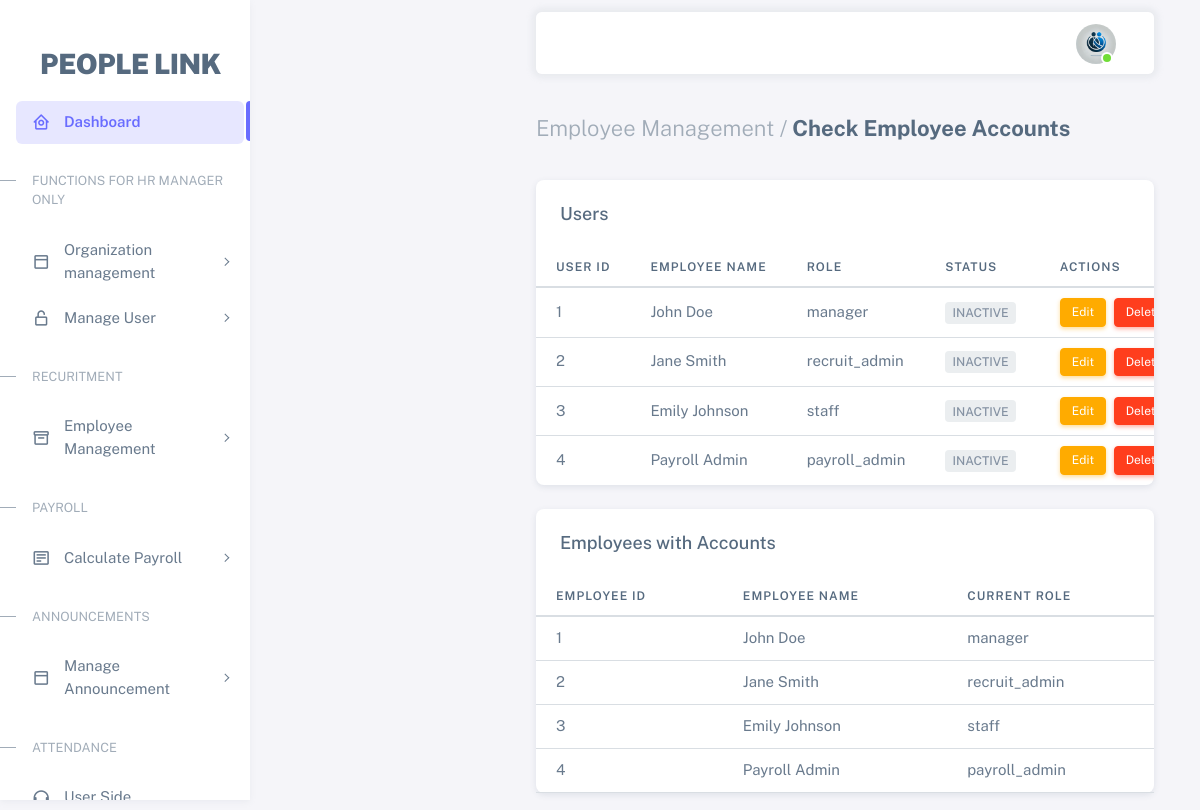
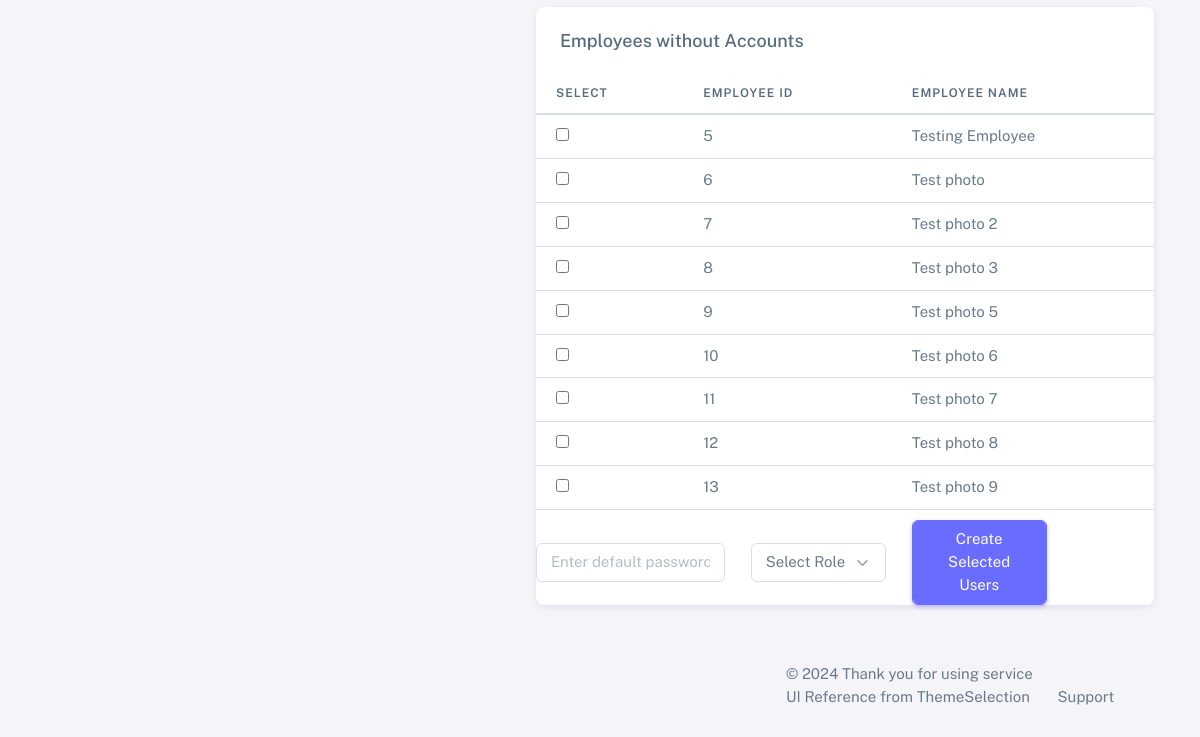
The app's page /check_employee_accounts, older data (2 pictures, top to bottom).
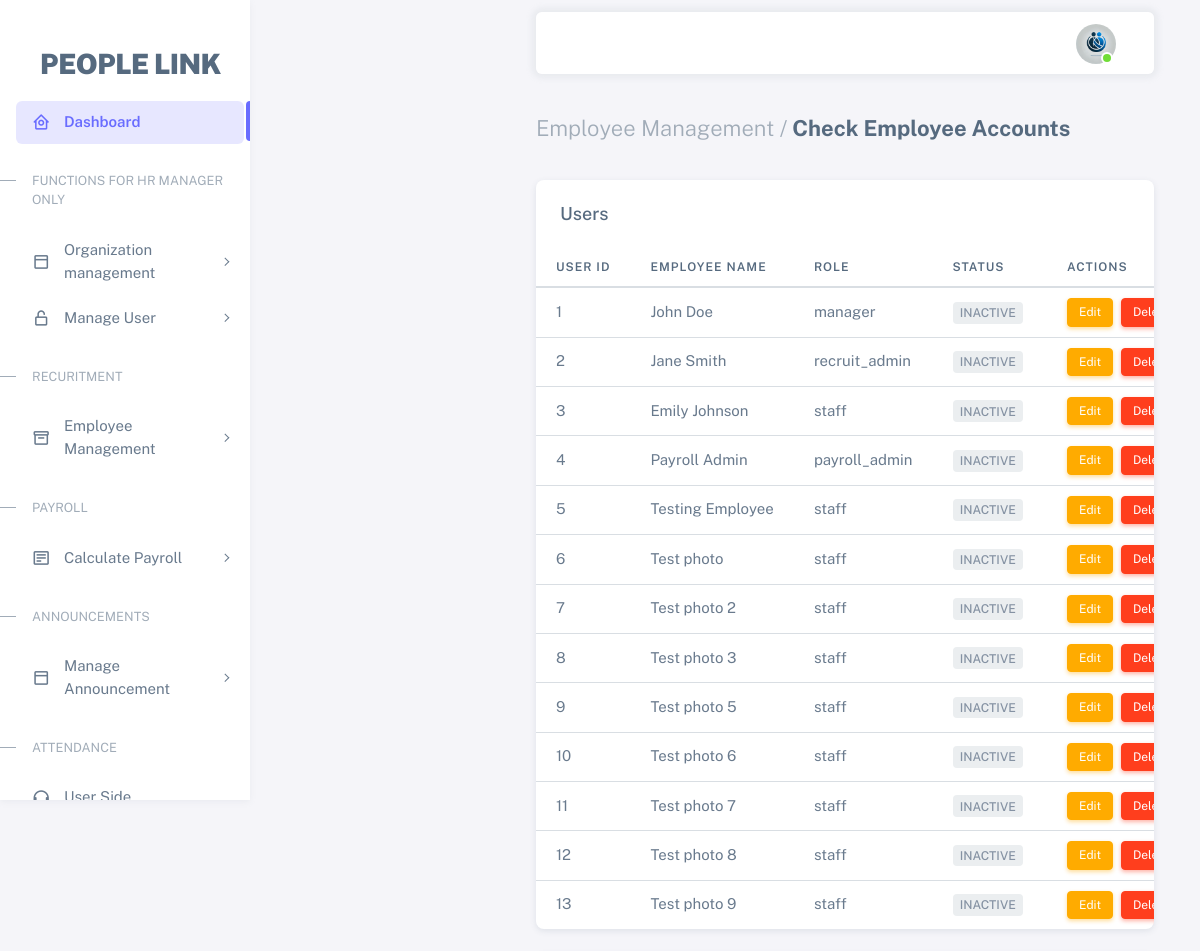
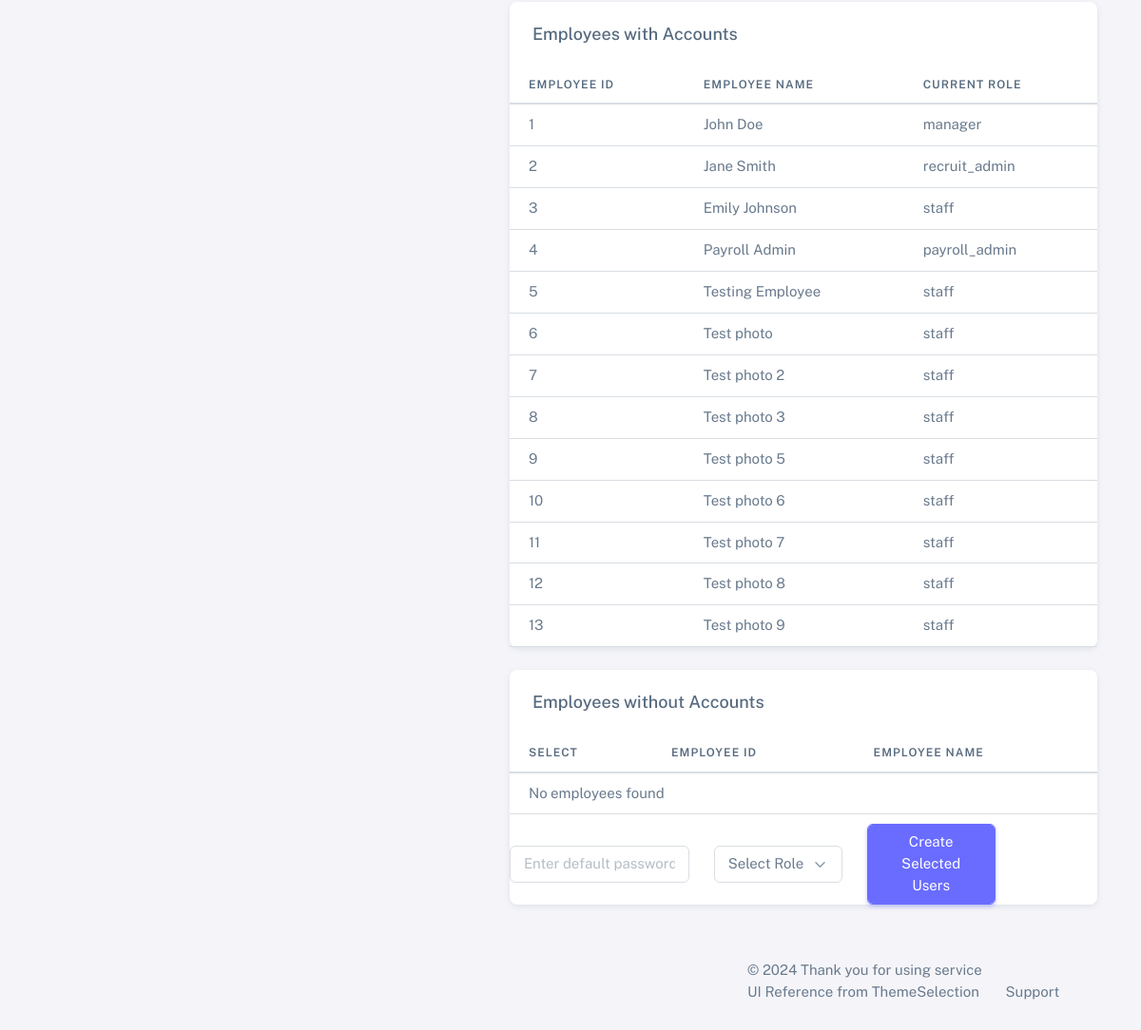
The same page, newer data (2 pictures, top to bottom).
### tables this page shows
CREATE TABLE users (
        user_id INTEGER PRIMARY KEY AUTOINCREMENT,
        emp_id INTEGER NOT NULL,
        password BLOB NOT NULL,  -- Hashed password
        role TEXT CHECK(role IN ('manager', 'recruit_admin', 'payroll_admin', 'staff')) NOT NULL,
        FOREIGN KEY (emp_id) REFERENCES employee (emp_id)
    );

CREATE TABLE employee (
    emp_id INTEGER PRIMARY KEY AUTOINCREMENT,
    emp_name TEXT NOT NULL,
    email TEXT NOT NULL UNIQUE,  -- Employee email
    phone_number TEXT NOT NULL,  -- Employee phone number
    photo BLOB,  -- Employee profile photo (can store as binary data)
    dept_id INTEGER NOT NULL,
    job_status TEXT NOT NULL,
    gender TEXT NOT NULL,
    termination_date DATE,
    employee_status TEXT NOT NULL,
    join_date DATE NOT NULL,
    pos_id INTEGER NOT NULL,
    is_dept_leader INTEGER DEFAULT 0, -- 0 = not leader, 1 = leader
    is_team_leader INTEGER DEFAULT 0, -- 0 = not team leader, 1 = team leader
    FOREIGN KEY (pos_id) REFERENCES position (pos_id),
    FOREIGN KEY (dept_id) REFERENCES department (dept_id)
);

### app.py (the view)
@app.route('/check_employee_accounts')
def check_employee_accounts():
    conn = get_db()
    cursor = conn.cursor()
    cursor.execute('''
    SELECT
        u.user_id,
        e.emp_name,
        u.role
    FROM
        users u
    JOIN
        employee e
    ON
        u.emp_id = e.emp_id
    ''')
    users_with_name = cursor.fetchall()
    current_emp_id = session.get('emp_id')
    cursor.execute('''
        SELECT e.emp_id, e.emp_name, u.role
        FROM employee e
        JOIN users u ON e.emp_id = u.emp_id
    ''')
    employees_with_accounts = cursor.fetchall()
    cursor.execute('''
        SELECT e.emp_id, e.emp_name
        FROM employee e
        LEFT JOIN users u ON e.emp_id = u.emp_id
        WHERE u.emp_id IS NULL
    ''')
    employees_without_accounts = cursor.fetchall()
    conn.close()
    return render_template('check_employee_accounts.html',
                           employees_with_accounts=employees_with_accounts,
                           employees_without_accounts=employees_without_accounts,
                           users_with_name=users_with_name, current_emp_id=current_emp_id
                           )

### app.py (called while the page is built)
def get_db():
    conn = sqlite3.connect('hrm.db')
    conn.row_factory = sqlite3.Row
    return conn

### templates/check_employee_accounts.html (shortened to what the changed rows need)
{% extends "base.html" %}
{% block content %}
<div class="container-xxl flex-grow-1 container-p-y">
        <div class="card mb-4">
            <div class="table-responsive text-nowrap">
                <table class="table">
                    <thead>
                        <tr>
                            <th>User ID</th>
                            <th>Employee Name</th>
                            <th>Role</th>
                            <th>Status</th>
                            <th>Actions</th>
                        </tr>
                    </thead>
                    <tbody class="table-border-bottom-0">
                        {% for user in users_with_name %}
                        <tr>
                            <td>{{ user[0] }}</td>
                            <td>{{ user[1] }}</td>
                            <td>{{ user[2] }}</td>
                            <td>
                                {% if user[0] == current_emp_id %}
                                    <span class="badge bg-label-primary me-1">Active</span>
                                {% else %}
                                    <span class="badge bg-label-secondary me-1">Inactive</span>
                                {% endif %}
                            </td>
                            <td>
                                <a href="{{ url_for('edit_user', user_id=user[0], role=user[2]) }}" class="btn btn-warning btn-sm me-1">Edit</a>
                                <form action="{{ url_for('delete_user', user_id=user[0], role=user[2]) }}" method="POST" style="display:inline;">
                                    <button type="submit" class="btn btn-danger btn-sm">Delete</button>
                                </form>
                            </td>
                        </tr>
                        {% endfor %}
                    </tbody>
                </table>
            </div>
        </div>
    <div class="card mb-4">
        <div class="table-responsive text-nowrap">
            <table class="table">
                <thead>
                    <tr>
                        <th>Employee ID</th>
                        <th>Employee Name</th>
                        <th>Current Role</th>
                    </tr>
                </thead>
                <tbody>
                    {% for emp in employees_with_accounts %}
                    <tr>
                        <td>{{ emp[0] }}</td>
                        <td>{{ emp[1] }}</td>
                        <td>{{ emp[2] }}</td>
                    </tr>
                    {% endfor %}
                </tbody>
            </table>
        </div>
    </div>
    <div class="card mb-4">
        <form action="{{ url_for('add_users') }}" method="post">
            <div class="table-responsive text-nowrap">
                <table class="table">
                    <thead>
                        <tr>
                            <th>Select</th>
                            <th>Employee ID</th>
                            <th>Employee Name</th>
                        </tr>
                    </thead>
                    <tbody>
                        {% if employees_without_accounts %}
                        {% for emp in employees_without_accounts %}
                        <tr>
                            <td><input type="checkbox" name="emp_ids" value="{{ emp[0] }}"></td>
                            <td>{{ emp[0] }}</td>
                            <td>{{ emp[1] }}</td>
                        </tr>
                        {% endfor %}
                        {% else %}
                        <tr>
                            <td colspan="3">No employees found</td>
                        </tr>
                        {% endif %}
                    </tbody>
                </table>
            </div>
        </form>
    </div>
        </div>
{% endblock %}

Row changes from the older to the newer data that the page shows:
no longer on this page (row unchanged): employee: emp_id "5", emp_name "Testing Employee"
no longer on this page (row unchanged): employee: emp_id "6", emp_name "Test photo"
no longer on this page (row unchanged): employee: emp_id "7", emp_name "Test photo 2"
no longer on this page (row unchanged): employee: emp_id "8", emp_name "Test photo 3"
no longer on this page (row unchanged): employee: emp_id "9", emp_name "Test photo 5"
no longer on this page (row unchanged): employee: emp_id "10", emp_name "Test photo 6"
no longer on this page (row unchanged): employee: emp_id "11", emp_name "Test photo 7"
no longer on this page (row unchanged): employee: emp_id "12", emp_name "Test photo 8"
no longer on this page (row unchanged): employee: emp_id "13", emp_name "Test photo 9"
added users: user_id "5", emp_name "Testing Employee", role "staff", shows "INACTIVE", emp_id "5"
added users: user_id "6", emp_name "Test photo", role "staff", shows "INACTIVE", emp_id "6"
added users: user_id "7", emp_name "Test photo 2", role "staff", shows "INACTIVE", emp_id "7"
added users: user_id "8", emp_name "Test photo 3", role "staff", shows "INACTIVE", emp_id "8"
added users: user_id "9", emp_name "Test photo 5", role "staff", shows "INACTIVE", emp_id "9"
added users: user_id "10", emp_name "Test photo 6", role "staff", shows "INACTIVE", emp_id "10"
added users: user_id "11", emp_name "Test photo 7", role "staff", shows "INACTIVE", emp_id "11"
added users: user_id "12", emp_name "Test photo 8", role "staff", shows "INACTIVE", emp_id "12"
added users: user_id "13", emp_name "Test photo 9", role "staff", shows "INACTIVE", emp_id "13"
Text that changed along with them:
text now shown: "No employees found"
